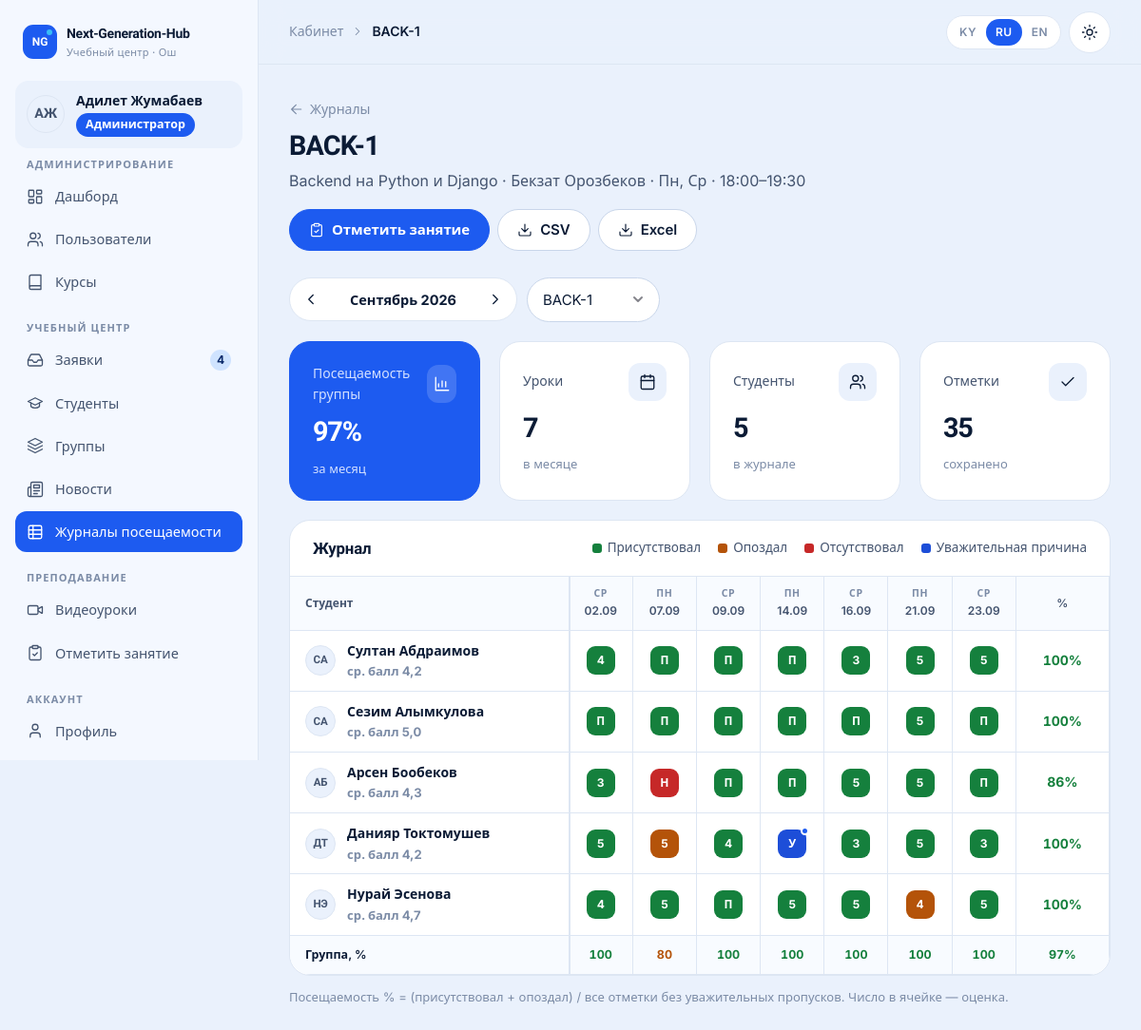
Page /cabinet/journal/3/ (signed in) on the committed database.
### accounts/models.py (models this page shows, shortened)
class User(AbstractUser):
    class Role(models.TextChoices):
        ADMIN = "admin", _("Administrator")
        MANAGER = "manager", _("Manager")
        TEACHER = "teacher", _("Teacher")
        STUDENT = "student", _("Student")
    role = models.CharField(_("role"), max_length=16, choices=Role.choices, default=Role.STUDENT, db_index=True)
    phone = models.CharField(_("phone"), max_length=32, blank=True)
    photo = models.ImageField(_("photo"), upload_to="users/", blank=True)
    specialization = models.CharField(_("specialization"), max_length=160, blank=True)
    about = models.TextField(_("about"), blank=True)
    class Meta:
        verbose_name = _("user")
        verbose_name_plural = _("users")
        ordering = ["last_name", "first_name", "username"]
    @property
    def display_name(self):
        return self.get_full_name() or self.username
    @property
    def initials(self):
        parts = [p for p in (self.first_name, self.last_name) if p]
        if parts:
            return "".join(p[0] for p in parts).upper()[:2]
        return self.username[:2].upper()
    @property
    def is_admin_role(self):
        return self.is_superuser or self.role == self.Role.ADMIN
    @property
    def is_teacher(self):
        return self.role == self.Role.TEACHER
    @property
    def is_student(self):
        return self.role == self.Role.STUDENT
    def has_role(self, *roles):
        return self.is_admin_role or self.role in roles

### core/models.py (models this page shows, shortened)
class Group(models.Model):
    name = models.CharField(_("name"), max_length=120)
    course = models.ForeignKey(Course, verbose_name=_("course"), on_delete=models.PROTECT, related_name="groups")
    teacher = models.ForeignKey(
        settings.AUTH_USER_MODEL,
        verbose_name=_("teacher"),
        on_delete=models.SET_NULL,
        null=True,
        blank=True,
        related_name="teaching_groups",
        limit_choices_to={"role": "teacher"},
    )
    students = models.ManyToManyField(
        settings.AUTH_USER_MODEL,
        verbose_name=_("students"),
        related_name="study_groups",
        blank=True,
        limit_choices_to={"role": "student"},
    )
    weekdays = models.CharField(
        _("days of week"), max_length=20, blank=True, help_text=_("Comma-separated numbers: 0 = Monday … 6 = Sunday.")
    )
    start_time = models.TimeField(_("start time"), null=True, blank=True)
    end_time = models.TimeField(_("end time"), null=True, blank=True)
    room = models.CharField(_("room"), max_length=60, blank=True)
    start_date = models.DateField(_("start date"), default=datetime.date.today)
    is_active = models.BooleanField(_("active"), default=True)
    created_at = models.DateTimeField(auto_now_add=True)
    class Meta:
        verbose_name = _("group")
        verbose_name_plural = _("groups")
        ordering = ["-is_active", "name"]
    @property
    def weekday_list(self):
        return sorted({int(d) for d in re.findall(r"\d", self.weekdays or "") if int(d) < 7})
    @property
    def schedule_display(self):
        labels = dict(WEEKDAYS)
        days = ", ".join(str(labels[d]) for d in self.weekday_list)
        if self.start_time and self.end_time:
            time = f"{self.start_time:%H:%M}–{self.end_time:%H:%M}"
            return f"{days} · {time}" if days else time
        return days
    def is_lesson_day(self, day):
        return day.weekday() in self.weekday_list
    def lesson_dates_in_range(self, first, last):
        today = timezone.localdate()
        day = max(first, self.start_date)
        dates = []
        while day <= last and day <= today:
            if self.is_lesson_day(day):
                dates.append(day)
            day += datetime.timedelta(days=1)
        return dates

class TranslatableMixin:
    def tr(self, field, lang=None):
        lang = (lang or get_language() or FALLBACK_LANGUAGE).split("-")[0]
        if lang not in CONTENT_LANGUAGES:
            lang = FALLBACK_LANGUAGE
        value = getattr(self, f"{field}_{lang}", "") or ""
        if not value and lang != FALLBACK_LANGUAGE:
            value = getattr(self, f"{field}_{FALLBACK_LANGUAGE}", "") or ""
        return value

class Course(TranslatableMixin, models.Model):
    class Level(models.TextChoices):
        BEGINNER = "beginner", _("Beginner")
        INTERMEDIATE = "intermediate", _("Intermediate")
        ADVANCED = "advanced", _("Advanced")
    direction = models.CharField(_("direction"), max_length=20, choices=Direction.choices, db_index=True)
    slug = models.SlugField(_("slug"), max_length=80, unique=True)
    title_ru = models.CharField(_("title (RU)"), max_length=160)
    title_ky = models.CharField(_("title (KY)"), max_length=160, blank=True)
    title_en = models.CharField(_("title (EN)"), max_length=160, blank=True)
    short_ru = models.CharField(_("short description (RU)"), max_length=300, blank=True)
    short_ky = models.CharField(_("short description (KY)"), max_length=300, blank=True)
    short_en = models.CharField(_("short description (EN)"), max_length=300, blank=True)
    description_ru = models.TextField(_("full description (RU)"), blank=True)
    description_ky = models.TextField(_("full description (KY)"), blank=True)
    description_en = models.TextField(_("full description (EN)"), blank=True)
    level = models.CharField(_("level"), max_length=20, choices=Level.choices, default=Level.BEGINNER)
    age_from = models.PositiveSmallIntegerField(_("age from"), default=10)
    age_to = models.PositiveSmallIntegerField(_("age to"), default=17)
    duration_months = models.PositiveSmallIntegerField(_("duration, months"), default=6)
    lessons_per_week = models.PositiveSmallIntegerField(_("lessons per week"), default=2)
    price = models.PositiveIntegerField(_("price, KGS per month"), default=0)
    cover = models.ImageField(_("cover"), upload_to="courses/", blank=True)
    teachers = models.ManyToManyField(
        settings.AUTH_USER_MODEL,
        verbose_name=_("teachers"),
        related_name="courses_taught",
        blank=True,
        limit_choices_to={"role": "teacher"},
    )
    is_active = models.BooleanField(_("active"), default=True)
    order = models.PositiveSmallIntegerField(_("order"), default=0)
    created_at = models.DateTimeField(auto_now_add=True)
    class Meta:
        verbose_name = _("course")
        verbose_name_plural = _("courses")
        ordering = ["order", "title_ru"]

class Attendance(models.Model):
    class Status(models.TextChoices):
        PRESENT = "present", _("Present")
        LATE = "late", _("Late")
        ABSENT = "absent", _("Absent")
        EXCUSED = "excused", _("Excused")
    group = models.ForeignKey(Group, verbose_name=_("group"), on_delete=models.CASCADE, related_name="attendance")
    student = models.ForeignKey(
        settings.AUTH_USER_MODEL, verbose_name=_("student"), on_delete=models.CASCADE, related_name="attendance"
    )
    date = models.DateField(_("date"), db_index=True)
    status = models.CharField(_("status"), max_length=10, choices=Status.choices, default=Status.PRESENT)
    grade = models.PositiveSmallIntegerField(
        _("grade"), null=True, blank=True, validators=[MinValueValidator(1), MaxValueValidator(5)]
    )
    comment = models.CharField(_("comment"), max_length=255, blank=True)
    marked_by = models.ForeignKey(
        settings.AUTH_USER_MODEL,
        verbose_name=_("marked by"),
        on_delete=models.SET_NULL,
        null=True,
        blank=True,
        related_name="+",
    )
    updated_at = models.DateTimeField(auto_now=True)
    class Meta:
        verbose_name = _("attendance record")
        verbose_name_plural = _("attendance")
        unique_together = ("group", "student", "date")
        ordering = ["-date", "student__last_name"]
    @property
    def short_label(self):
        return STATUS_SHORT.get(self.status, "")

### cabinet/views/common.py (the view)
# urls.py: path("journal/<int:pk>/", common.journal_month, name="journal_month"),
@role_required(R.TEACHER, R.MANAGER)
def journal_month(request, pk):
    group = _journal_group(request, pk)
    journal = build_month_journal(group, parse_month(request.GET.get("month")))
    can_mark = request.user.is_admin_role or group.teacher_id == request.user.pk
    return render(
        request,
        "cabinet/shared/journal_month.html",
        {
            "j": journal,
            "can_mark": can_mark,
            "groups": groups_for(request.user).filter(is_active=True),
            "page_title": group.name,
        },
    )

### templates/cabinet/shared/journal_month.html (shortened to what this page needs)
{% extends "cabinet/base.html" %}
{% load i18n core_tags %}
{% block content %}
<a class="back-link" href="{% if user.is_teacher %}{% url 'cabinet:teacher_journal' %}{% else %}{% url 'cabinet:manager_journals' %}{% endif %}">{% icon "arrow-left" 16 %} {% trans "Journals" %}</a>
<div class="page-head">
  <div>
    <h1>{{ j.group.name }}</h1>
    <p>{{ j.group.course|tr:"title" }}{% if j.group.teacher %} · {{ j.group.teacher.display_name }}{% endif %}{% if j.group.schedule_display %} · {{ j.group.schedule_display }}{% endif %}</p>
  </div>
  <div class="actions">
    {% if can_mark %}<a class="btn btn-primary" href="{% url 'cabinet:teacher_mark' %}?group={{ j.group.pk }}">{% icon "clipboard" 16 %} {% trans "Mark a lesson" %}</a>{% endif %}
    <a class="btn" href="{% url 'cabinet:journal_export' j.group.pk 'csv' %}?month={{ j.month|date:'Y-m' }}">{% icon "download" 16 %} CSV</a>
    <a class="btn" href="{% url 'cabinet:journal_export' j.group.pk 'xlsx' %}?month={{ j.month|date:'Y-m' }}">{% icon "download" 16 %} Excel</a>
  </div>
</div>
<div class="toolbar">
  <nav class="month-nav" aria-label="{% trans 'Month' %}">
    <a class="btn btn-ghost btn-icon btn-sm" href="?month={{ j.prev_month|date:'Y-m' }}" aria-label="{% trans 'Previous month' %}">{% icon "chevron-left" 18 %}</a>
    <b>{{ j.month|date:"F Y" }}</b>
    <a class="btn btn-ghost btn-icon btn-sm" href="?month={{ j.next_month|date:'Y-m' }}" aria-label="{% trans 'Next month' %}">{% icon "chevron-right" 18 %}</a>
  </nav>
  {% if groups|length > 1 %}
  <form method="get" class="row" style="margin-left:auto">
    <select id="j-group" onchange="if(this.value) location.href=this.value">
      {% for g in groups %}<option value="{% url 'cabinet:journal_month' g.pk %}?month={{ j.month|date:'Y-m' }}"{% if g.pk == j.group.pk %} selected{% endif %}>{{ g.name }}</option>{% endfor %}
    </select>
  </form>
  {% endif %}
</div>
<div class="grid grid-4 keep-2" style="margin-bottom:20px">
  <div class="card stat is-ink"><div class="stat-top">{% trans "Group attendance" %}<span class="stat-ic">{% icon "chart" 18 %}</span></div><b>{% if j.percent is not None %}{{ j.percent }}%{% else %}—{% endif %}</b><small>{% trans "for the month" %}</small></div>
  <div class="card stat"><div class="stat-top">{% trans "Lessons" %}<span class="stat-ic">{% icon "calendar" 18 %}</span></div><b>{{ j.dates|length }}</b><small>{% trans "in the month" %}</small></div>
  <div class="card stat"><div class="stat-top">{% trans "Students" %}<span class="stat-ic">{% icon "users" 18 %}</span></div><b>{{ j.rows|length }}</b><small>{% trans "in the journal" %}</small></div>
  <div class="card stat"><div class="stat-top">{% trans "Marks" %}<span class="stat-ic">{% icon "check" 18 %}</span></div><b>{{ j.total_marks }}</b><small>{% trans "saved" %}</small></div>
</div>
<section class="card">
  <div class="card-head">
    <h2>{% trans "Journal" %}</h2>
    <div class="legend">
      <span><i class="c-present"></i>{% trans "Present" %}</span>
      <span><i class="c-late"></i>{% trans "Late" %}</span>
      <span><i class="c-absent"></i>{% trans "Absent" %}</span>
      <span><i class="c-excused"></i>{% trans "Excused" %}</span>
    </div>
  </div>
  {% if j.rows and j.dates %}
  <div class="journal-wrap" tabindex="0" role="region" aria-label="{% trans 'Attendance journal' %}">
    <table class="journal">
      <thead>
        <tr>
          <th class="sticky-col" scope="col">{% trans "Student" %}</th>
          {% now "Y-m-d" as today_str %}
          {% for d in j.dates %}<th scope="col" class="{% if d|date:'Y-m-d' == today_str %}is-today{% endif %}"><span class="wd">{{ d|date:"D" }}</span>{{ d|date:"d.m" }}</th>{% endfor %}
          <th class="sum-col" scope="col">%</th>
        </tr>
      </thead>
      <tbody>
        {% for row in j.rows %}
        <tr>
          <th class="sticky-col" scope="row"><div class="user-cell">{% include "partials/avatar.html" with u=row.student size="avatar-sm" %}<div style="min-width:0"><b>{{ row.student.display_name }}</b>{% if row.avg_grade %}<small>{% trans "avg. grade" %} {{ row.avg_grade }}</small>{% endif %}</div></div></th>
          {% for d, cell in row.slots %}
          <td><div class="jcell">
            {% if cell %}
              <span class="jmark {{ cell.status }}" title="{{ cell.get_status_display }}{% if cell.grade %} · {% trans 'grade' %} {{ cell.grade }}{% endif %}{% if cell.comment %} · {{ cell.comment }}{% endif %}">{% if cell.grade %}{{ cell.grade }}{% else %}{{ cell.short_label }}{% endif %}{% if cell.comment %}<span class="has-comment"></span>{% endif %}</span>
            {% elif can_mark %}
              <a class="jempty" href="{% url 'cabinet:teacher_mark' %}?group={{ j.group.pk }}&amp;date={{ d|date:'Y-m-d' }}" aria-label="{% trans 'Mark' %} {{ d|date:'d.m' }}">+</a>
            {% else %}<span class="jempty" aria-label="{% trans 'Not marked' %}">·</span>{% endif %}
          </div></td>
          {% endfor %}
          <td class="sum-col"><span class="pct {{ row.percent|percent_level }}">{% if row.percent is not None %}{{ row.percent }}%{% else %}—{% endif %}</span></td>
        </tr>
        {% endfor %}
      </tbody>
      <tfoot>
        <tr>
          <td class="sticky-col">{% trans "Group, %" %}</td>
          {% for p in j.per_date %}<td><span class="pct {{ p.percent|percent_level }}">{% if p.percent is not None %}{{ p.percent }}{% else %}—{% endif %}</span></td>{% endfor %}
          <td class="sum-col"><span class="pct {{ j.percent|percent_level }}">{% if j.percent is not None %}{{ j.percent }}%{% else %}—{% endif %}</span></td>
        </tr>
      </tfoot>
    </table>
  </div>
  {% elif not j.rows %}
    {% trans "No students in the group" as t1 %}{% include "cabinet/shared/_empty.html" with icon="users" title=t1 %}
  {% else %}
    {% trans "No lessons this month" as t1 %}{% trans "Set the group schedule or mark the first lesson — it will appear here." as t2 %}
  {% endif %}
</section>
<p class="faint" style="font-size:13px;margin-top:12px">{% trans "Attendance % = (present + late) / all marks excluding excused absences. A number in a cell is the grade." %}</p>
{% endblock %}

### templates/cabinet/base.html (shortened to what this page needs)
{% load static i18n core_tags %}{% get_current_language as LANGUAGE_CODE %}<!doctype html>
<html lang="{{ LANGUAGE_CODE }}" class="no-js">
<head>
  {% include "partials/head.html" %}
</head>
<body>
  <div class="cab">
    <aside class="cab-sidebar" id="cab-sidebar" aria-label="{% trans 'Cabinet menu' %}">
      <div class="row-between" style="flex-wrap:nowrap">
        {% include "partials/logo.html" %}
      </div>
      <a class="cab-user" href="{% url 'accounts:profile' %}">
        {% include "partials/avatar.html" with u=user %}
        <span class="grow" style="min-width:0"><b>{{ user.display_name }}</b><span class="badge badge-role-{{ user.role }} no-dot" style="margin-top:4px">{{ user.get_role_display }}</span></span>
      </a>
      <nav class="cab-nav">
        {% for title, items in sidebar_sections %}
        <div>
          <h6>{{ title }}</h6>
          <ul>
            {% for item in items %}
            <li><a href="{{ item.url }}"{% if item.active %} aria-current="page"{% endif %}>{% icon item.icon 18 %}<span>{{ item.label }}</span>{% if item.badge %}<span class="nav-badge" aria-label="{% trans 'new' %}">{{ item.badge }}</span>{% endif %}</a></li>
            {% endfor %}
          </ul>
        </div>
        {% endfor %}
      </nav>
    </aside>
    <div class="cab-main">
      <header class="cab-topbar">
        <div class="crumbs">{% block crumbs %}<span>{% trans "Cabinet" %}</span>{% icon "chevron-right" 14 %}<b>{{ page_title }}</b>{% endblock %}</div>
        <div class="tools">
          {% include "partials/lang_switch.html" %}
          {% include "partials/theme_toggle.html" %}
        </div>
      </header>
      <main class="cab-content" id="content">
        {% block content %}{% endblock %}
      </main>
    </div>
  </div>
</body>
</html>

### templates/partials/avatar.html
<span class="avatar {{ size|default:'' }}" aria-hidden="true">{% if u.photo %}<img src="{{ u.photo.url }}" alt="" loading="lazy">{% else %}{{ u.initials }}{% endif %}</span>

### rows in the picture
User: initials "АЖ", display_name "Адилет Жумабаев", role "Администратор"
Group: name "BACK-1", group.name "BACK-1", group.course|tr "Backend на Python и Django", group.teacher.display_name "Бекзат Орозбеков", group.schedule_display "Пн, Ср · 18:00–19:30"
Attendance: dates "СР", dates "02.09", grade "4"
Attendance: dates "ПН", dates "07.09", short_label "П"
Attendance: dates "СР", dates "09.09", short_label "П"
Attendance: dates "ПН", dates "14.09", short_label "П"
Attendance: dates "СР", dates "16.09", grade "3"
Attendance: dates "ПН", dates "21.09", grade "5"
Attendance: dates "СР", dates "23.09", grade "5"
User: initials "СА", student.display_name "Султан Абдраимов", avg_grade "4,2", percent "100"
User: initials "СА", student.display_name "Сезим Алымкулова", avg_grade "5,0", percent "100"
Attendance: short_label "П"
Attendance: short_label "П"
Attendance: short_label "П"
Attendance: short_label "П"
Attendance: short_label "П"
Attendance: grade "5"
Attendance: short_label "П"
User: initials "АБ", student.display_name "Арсен Бообеков", avg_grade "4,3", percent "86"
Attendance: grade "3"
Attendance: short_label "Н"
Attendance: short_label "П"
Attendance: short_label "П"
Attendance: grade "5"
Attendance: grade "5"
Attendance: short_label "П"
User: initials "ДТ", student.display_name "Данияр Токтомушев", avg_grade "4,2", percent "100"
Attendance: grade "5"
Attendance: grade "5"
Attendance: grade "4"
Attendance: short_label "У"
Attendance: grade "3"
Attendance: grade "5"
Attendance: grade "3"
User: initials "НЭ", student.display_name "Нурай Эсенова", avg_grade "4,7", percent "100"
Attendance: grade "4"
Attendance: grade "5"
Attendance: short_label "П"
Attendance: grade "5"
Attendance: grade "5"
Attendance: grade "4"
Attendance: grade "5"

### other values in the picture
{{ title }} "АДМИНИСТРИРОВАНИЕ" "УЧЕБНЫЙ ЦЕНТР" "ПРЕПОДАВАНИЕ" "АККАУНТ"
{{ item.label }} "Дашборд" "Пользователи" "Курсы" "Заявки" "Студенты" "Группы" "Новости" "Журналы посещаемости" "Видеоуроки" "Отметить занятие" "Профиль"
{{ item.badge }} "4"
{{ code|upper }} "KY" "RU" "EN"
{{ j.month|date:"F Y" }} "Сентябрь 2026"
{{ j.percent }} "97"
{{ j.dates|length }} "7"
{{ j.rows|length }} "5"
{{ j.total_marks }} "35"
{{ p.percent }} "100" "80" "100" "100" "100" "100" "100"
form field value "BACK-1"
